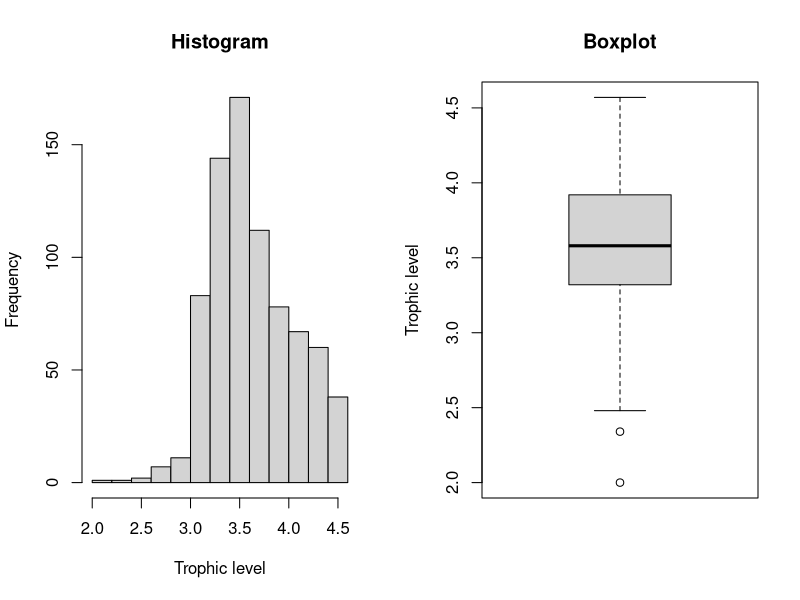
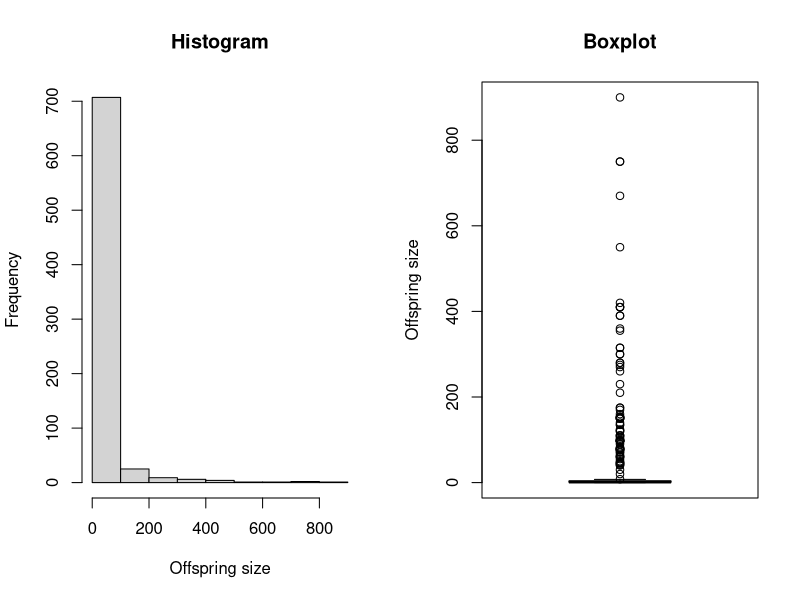
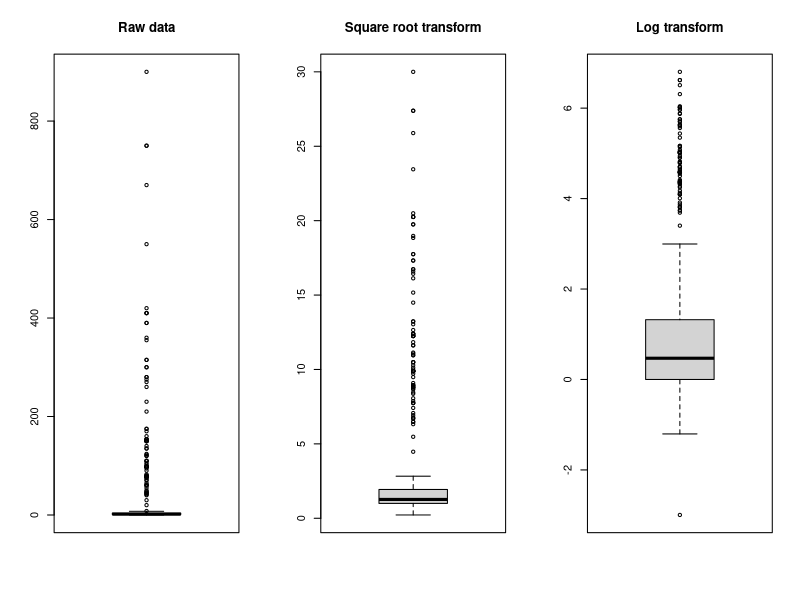
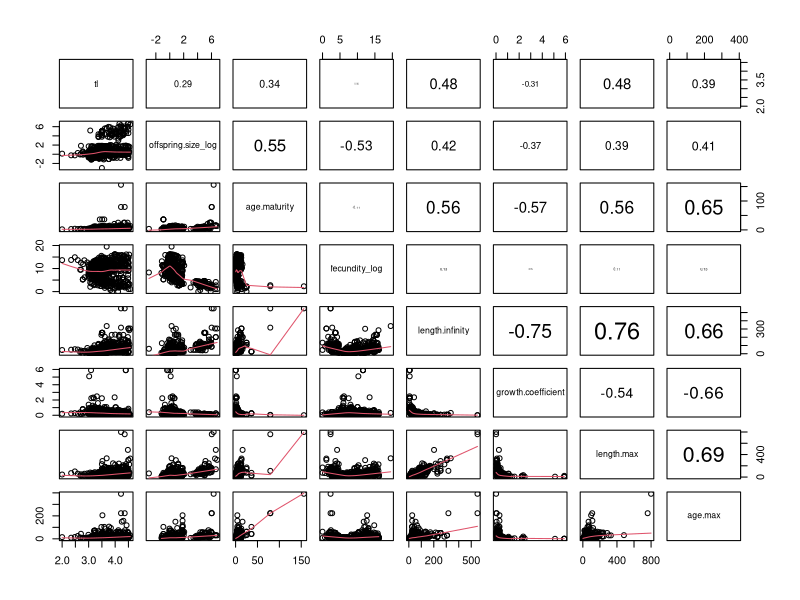
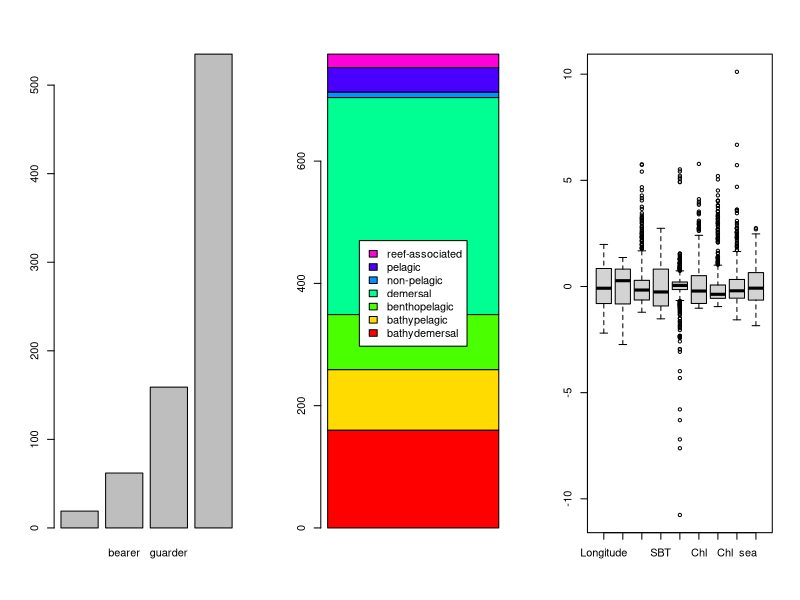
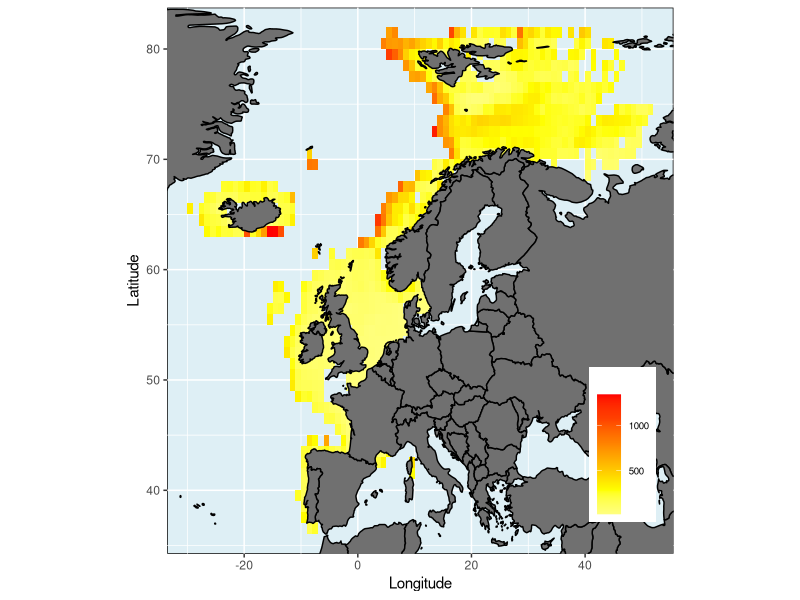
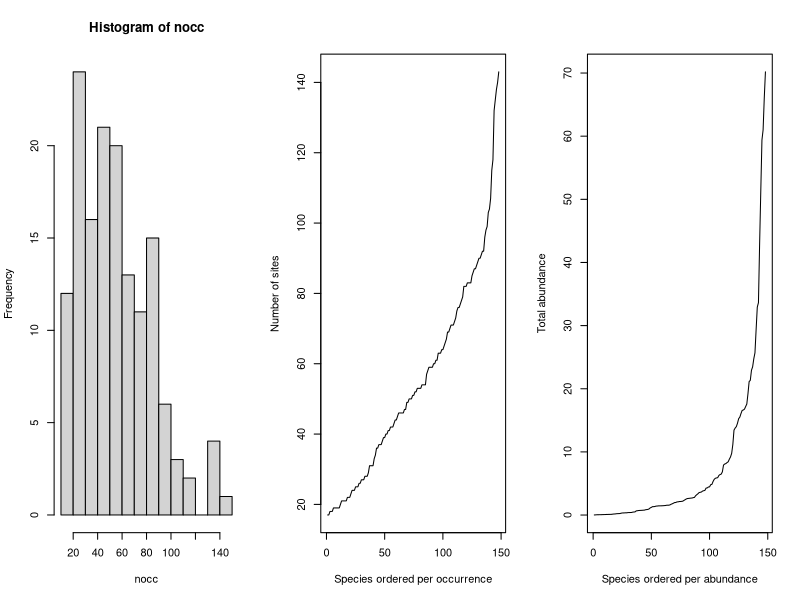
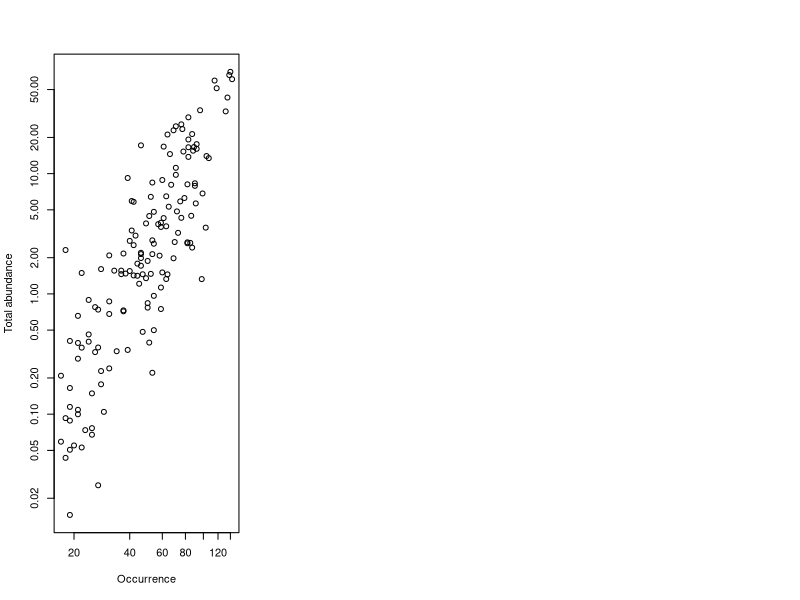

These figures' R source, in order:
## ---- chunk 1
knitr::opts_chunk$set(echo = TRUE)
## ---- chunk 2
trait <- read.csv("Fish_trait.csv")
dim(trait)
names(trait)
## ---- chunk 3
par(mfrow=c(1,2))
hist(trait$tl, main="Histogram", xlab="Trophic level")
boxplot(trait$tl, main="Boxplot", ylab="Trophic level")

summary(trait$tl)
## ---- chunk 4
par(mfrow=c(1,2))
hist(trait$offspring.size, main="Histogram", xlab="Offspring size")
boxplot(trait$offspring.size, main="Boxplot", ylab="Offspring size")

summary(trait$offspring.size)
## ---- chunk 5
par(mfrow=c(1,3))
boxplot(trait$offspring.size, main="Raw data")
boxplot(sqrt(trait$offspring.size),  main="Square root transform")
boxplot(log(trait$offspring.size),  main="Log transform")
## ---- chunk 6
trait$offspring.size_log <- log(trait$offspring.size)
## ---- chunk 7
trait$fecundity_log <- log(trait$fecundity)
## ---- chunk 8
panel.cor.m <- function(x, y, digits=2)
{
  usr <- par("usr"); on.exit(par(usr))
  par(usr = c(0, 1, 0, 1))
  r <- cor(x, y,method = "spearman", use = "complete.obs")
  r2 <- abs(cor(x, y,method = "spearman", use = "complete.obs"))
  txt <- format(c(r, 0.123456789), digits=digits)[1]
  cex <- 0.8/strwidth(txt)
  text(0.5, 0.5, txt, cex = cex * r2)
}
## ---- chunk 9
continuous <- c("tl","offspring.size_log","age.maturity","fecundity_log",
                "length.infinity","growth.coefficient", "length.max","age.max")
pairs(trait[,continuous], lower.panel=panel.smooth, 
      upper.panel=panel.cor.m)

## ---- chunk 10
table(trait$spawning.type, useNA="ifany")
barplot(table(trait$spawning.type, useNA="ifany"))
## ---- chunk 11
nhabitat <- table(trait$habitat, useNA="ifany")
nhabitat
barplot(matrix(nhabitat, ncol=1), 
        col=rainbow(length(nhabitat)),
        legend.text=names(nhabitat),
        args.legend = list("x"="center"))
## ---- chunk 12
row.names(trait) <- trait$taxon

#set which traits to keep
keepTraits <- c("tl", "growth.coefficient" , "length.max",
                "age.max", "age.maturity", "fecundity_log", "offspring.size_log")

trait <- trait[,keepTraits]

dim(trait)
## ---- chunk 13
env <- read.csv("Fish_Environment.csv")
dim(env)
names(env)
## ---- chunk 14
boxplot(scale(env))
## ---- chunk 15
library(ggplot2)
mapggplot<-function(x, y, Var, colpal, main="", 
                    xlab="Longitude", ylab="Latitude",
                    legx=0.9, legy=0.2){
  df <- data.frame(x,y,Var)
  ggplot() +
    geom_tile(data=df,aes(x=x,y=y,fill=Var)) + # 
    scale_fill_gradientn(name = main, colours=colpal, na.value = 'white')+#,limits=c(0,25100)) +
    borders(fill="gray44",colour="black") +
    coord_quickmap(xlim=c(range(x)),ylim=c(range(y)))+
    labs(x =xlab,y= ylab)+
    theme(legend.position = c(legx,legy))+
    theme(legend.title = element_text(size = 8),legend.text = element_text(size = 7))+
    guides(shape = guide_legend(override.aes = list(size = 0.2)))+
    theme(panel.background = element_rect(fill=alpha('light blue', 0.4), colour = 'black'))
}
## ---- chunk 16
#Choice of sequential color scale
colpal <- rev(heat.colors(6))
# or from RColorBrewer package
# colpal <- rev(RColorBrewer::brewer.pal(6,"OrRd")) 

mapggplot(env$Longitude, env$Latitude, env$Depth, colpal)
## ---- chunk 17
abu <- read.csv("Fish_Abundance.csv",
                check.names = FALSE)
dim(abu)
## ---- chunk 18
nocc <- apply(abu>0,2,sum)
hist(nocc)

plot(sort(nocc), type="l", 
     xlab="Species ordered per occurrence",
     ylab="Number of sites")
## ---- chunk 19
totabu <- apply(abu,2,sum)
plot(sort(totabu), type="l",
     xlab="Species ordered per abundance",
     ylab="Total abundance")
## ---- chunk 20
plot(nocc,totabu, log="xy",
     xlab="Occurrence", 
     ylab="Total abundance")
## ---- chunk 21
threshold <- nrow(abu)*0.1
#number of species kept
sum(nocc>threshold)
#percentage of abundance conserved
sum(abu[,nocc>threshold])/sum(abu)*100

#Select only species with occurrence in at least 10% of grid cells
abu <- abu[,nocc>threshold]
## ---- chunk 22
# match the taxa names
mtaxa <- match(colnames(abu), row.names(trait))

#check if there all species are matched: must be TRUE
all(!is.na(mtaxa))

trait <- trait[mtaxa,]

#check if column of abu match the rows of trait: must be TRUE
all(colnames(abu)==row.names(trait))
## ---- chunk 23
#check if rows of abu and env match: must be TRUE
all(row.names(abu)==row.names(env))
## ---- chunk 24
# save coordinates in a separate object
coo <- cbind(env$Longitude, env$Latitude)

# and remove in 'env'
env <- env[,-which(names(env)%in%c("Longitude", "Latitude"))]
dim(env)
## ---- chunk 25
apply(is.na(env),2,sum)

apply(is.na(trait),2,sum)
## ---- chunk 26
save(abu, trait, env, coo, 
     mapggplot,
     file="FishTraitEnv_example.Rdata")
